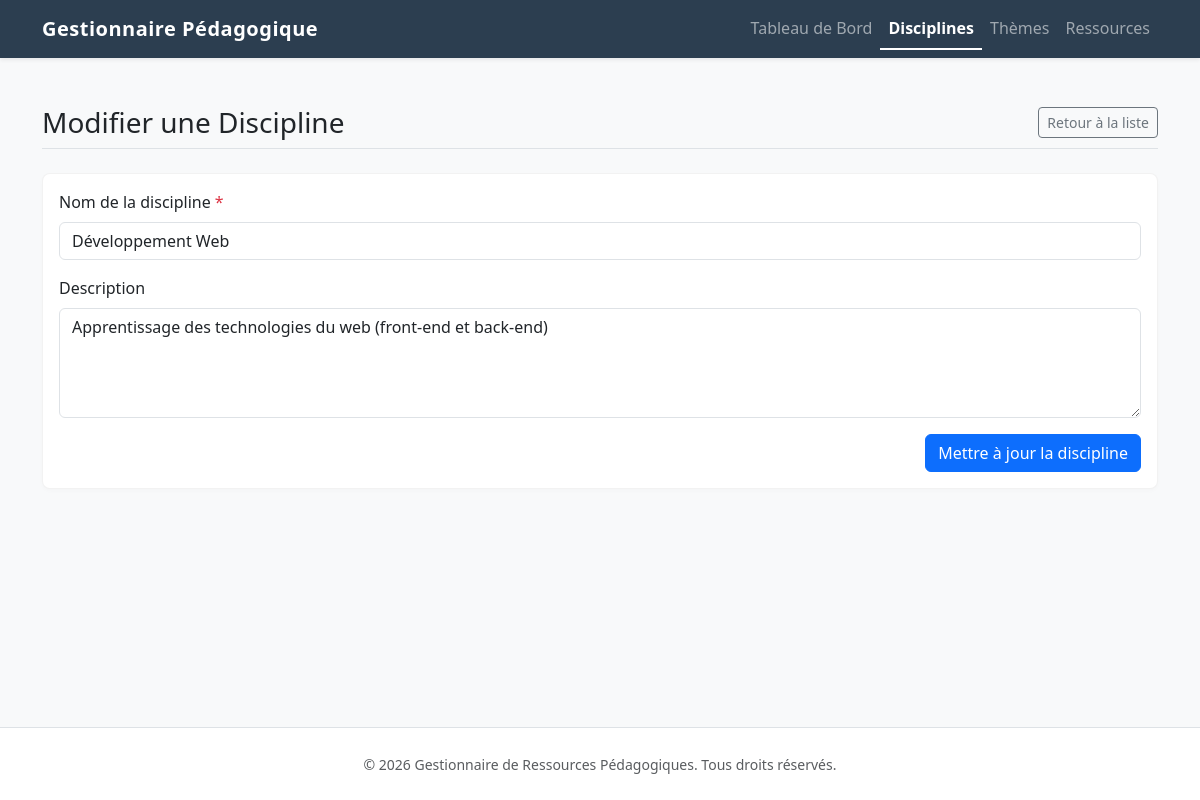
The app's page /index.php?page=disciplines&action=edit&id=1 with its own data.
### tables this page shows
CREATE TABLE IF NOT EXISTS disciplines (
    id INT AUTO_INCREMENT PRIMARY KEY,
    name VARCHAR(255) NOT NULL,
    description TEXT,
    created_at DATETIME DEFAULT CURRENT_TIMESTAMP
);

### controllers/DisciplineController.php (called while the page is built, shortened)
<?php
require_once __DIR__ . '/../models/Discipline.php';
class DisciplineController {
    private $model;
    public function __construct() {
        try {
            $this->model = new Discipline();
        } catch (\PDOException $e) {
            $this->model = null;
        }
    }
    public function edit() {
        $id = filter_input(INPUT_GET, 'id', FILTER_VALIDATE_INT);
        $discipline = $this->model->getById($id);
        $name = $discipline['name'];
        $description = $discipline['description'];
        require_once __DIR__ . '/../views/disciplines/edit.php';
    }
}

### core/helpers.php (called while the page is built, shortened)
<?php
function h(?string $string): string {
    return htmlspecialchars($string, ENT_QUOTES | ENT_HTML5, 'UTF-8');
}

### config/database.php (called while the page is built, shortened)
<?php
function getDBConnection() {
    $dsn = "mysql:host=" . DB_HOST . ";dbname=" . DB_NAME . ";charset=utf8mb4";
    $options = [
        PDO::ATTR_ERRMODE            => PDO::ERRMODE_EXCEPTION,
        PDO::ATTR_DEFAULT_FETCH_MODE => PDO::FETCH_ASSOC,
        PDO::ATTR_EMULATE_PREPARES   => false,
    ];
    try {
        return new PDO($dsn, DB_USER, DB_PASS, $options);
    } catch (\PDOException $e) {
        throw new \PDOException($e->getMessage(), (int)$e->getCode());
    }
}

### models/Discipline.php (called while the page is built, shortened)
<?php
require_once __DIR__ . '/../config/database.php';
class Discipline {
    private $pdo;
    public function __construct() {
        $this->pdo = getDBConnection();
    }
    public function getById($id) {
        $stmt = $this->pdo->prepare("SELECT * FROM disciplines WHERE id = :id");
        $stmt->execute(['id' => $id]);
        return $stmt->fetch();
    }
}

### views/disciplines/edit.php (the view, shortened to what this page needs)
<?php require_once __DIR__ . '/../layout/header.php'; ?>
<div class="d-flex justify-content-between align-items-center border-bottom pb-2 mb-4">
    <h1 class="h3 mb-0">Modifier une Discipline</h1>
    <a href="/index.php?page=disciplines" class="btn btn-outline-secondary btn-sm">Retour à la liste</a>
</div>
<div class="card">
    <div class="card-body">
        <form action="/index.php?page=disciplines&action=edit&id=<?= h($id) ?>" method="POST">
            <div class="mb-3">
                <label for="name" class="form-label">Nom de la discipline <span class="text-danger">*</span></label>
                <input type="text" class="form-control" id="name" name="name" value="<?= h($name ?? '') ?>" required>
            </div>
            <div class="mb-3">
                <label for="description" class="form-label">Description</label>
                <textarea class="form-control" id="description" name="description" rows="4"><?= h($description ?? '') ?></textarea>
            </div>
            <div class="d-grid gap-2 d-md-flex justify-content-md-end">
                <button type="submit" class="btn btn-primary">Mettre à jour la discipline</button>
            </div>
        </form>
    </div>
</div>
<?php require_once __DIR__ . '/../layout/footer.php'; ?>

### assets/css/style.css (style rules this page uses)
:root { --primary-color: #2c3e50; --secondary-color: #34495e; }
.card { border: 1px solid rgba(0,0,0,0.05); box-shadow: 0 2px 4px rgba(0,0,0,0.02); border-radius: 8px; transition: transform 0.2s ease-in-out; }
h1, h2, h3, h4, h5, h6 { color: var(--secondary-color); }

### records on screen
disciplines: name "Développement Web", description "Apprentissage des technologies du web (front-end et back-end)"
